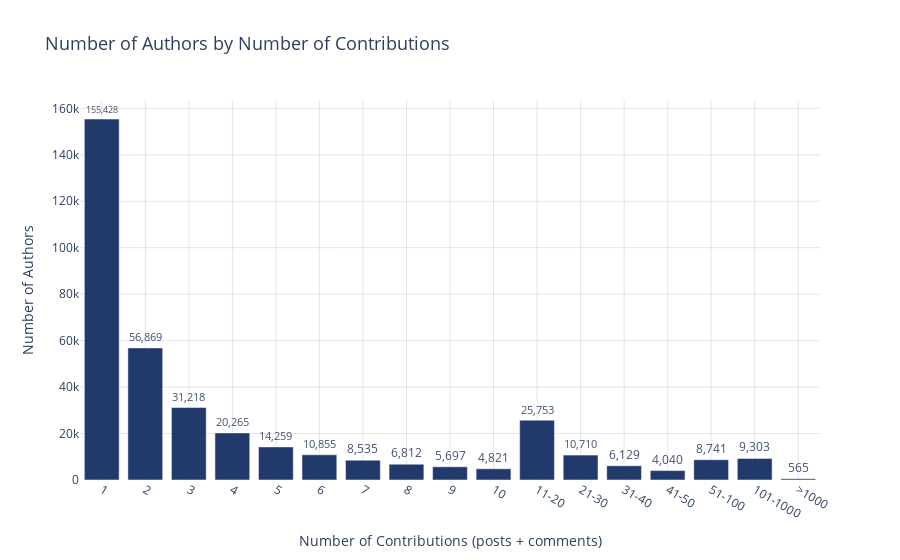

Notebook code for this chart:
### Markdown cell above
#### **Q7** How many unique authors are there, and how many contributions did each make? 
Examining author participation helps determine whether discourse was driven by a few prolific individuals or by a larger, more distributed group of users.

### Code cell
import pandas as pd
import plotly.express as px 


counts = df["author"].value_counts(dropna=False)
author_counts = counts.rename_axis("Author").reset_index(name="Contributions")

bins = author_counts["Contributions"].value_counts().sort_index().reset_index()
bins.columns = ["Contributions", "Authors"]
bins["Contributions"] = pd.to_numeric(bins["Contributions"], errors="coerce")
bins["Authors"] = pd.to_numeric(bins["Authors"], errors="coerce")

ranges = [(11,20), (21,30), (31,40), (41,50), (51,100), (101, 1000)]
group_rows = []
for r in ranges:
    low, high = r
    group_rows.append({
        "Contributions": f"{low}-{high}",
        "Authors": bins.loc[
            (bins["Contributions"] >= low) & (bins["Contributions"] <= high),
            "Authors"
        ].sum()
    })

over_1000 = bins.loc[bins["Contributions"] > 1000, "Authors"].sum()
group_rows.append({"Contributions": ">1000", "Authors": over_1000})

bins_trimmed = bins.loc[bins["Contributions"] <= 10].copy()
bins_final = pd.concat([bins_trimmed, pd.DataFrame(group_rows)], ignore_index=True)
bins_final["Authors"] = pd.to_numeric(bins_final["Authors"], errors="coerce")
bins_final["Contributions"] = bins_final["Contributions"].astype(str)
order = [str(i) for i in range(1, 11)] + [f"{low}-{high}" for (low, high) in ranges] + [">1000"]

fig = px.bar(
    bins_final,
    x="Contributions",
    y="Authors",
    category_orders={"Contributions": order},
    color_discrete_sequence=[colors[0]],
    text="Authors",
    title="Number of Authors by Number of Contributions"
)

fig.update_traces(
    texttemplate="%{text:,}",
    textposition="outside",
    marker_line_width=0.5,
    marker_line_color="white",
    opacity=0.9
)

fig.update_layout(
    xaxis_title="Number of Contributions (posts + comments)",
    yaxis_title="Number of Authors",
    plot_bgcolor="white",
    title_font_size=18,
    xaxis=dict(showgrid=True, gridcolor="rgba(0,0,0,0.1)", gridwidth=1, zeroline=False),
    yaxis=dict(showgrid=True, gridcolor="rgba(0,0,0,0.1)", gridwidth=1, zeroline=False)
)

fig.show()

### Figure 1 — Plotly figure (JSON) as saved in the notebook; plotly's stock layout.template omitted (floating-point values rounded to 4 significant figures)
{"data": [{"hovertemplate": "Contributions=%{x}<br>Authors=%{text}<extra></extra>", "legendgroup": "", "marker": {"color": "#0b255c", "line": {"color": "white", "width": 0.5}, "pattern": {"shape": ""}}, "name": "", "opacity": 0.9, "orientation": "v", "showlegend": false, "text": [155400.0, 56870.0, 31220.0, 20260.0, 14260.0, 10860.0, 8535.0, 6812.0, 5697.0, 4821.0, 25750.0, 10710.0, 6129.0, 4040.0, 8741.0, 9303.0, 565.0], "textposition": "outside", "texttemplate": "%{text:,}", "type": "bar", "x": ["1", "2", "3", "4", "5", "6", "7", "8", "9", "10", "11-20", "21-30", "31-40", "41-50", "51-100", "101-1000", ">1000"], "xaxis": "x", "y": [155428, 56869, 31218, 20265, 14259, 10855, 8535, 6812, 5697, 4821, 25753, 10710, 6129, 4040, 8741, 9303, 565], "yaxis": "y"}], "layout": {"barmode": "relative", "legend": {"tracegroupgap": 0}, "plot_bgcolor": "white", "title": {"font": {"size": 18}, "text": "Number of Authors by Number of Contributions"}, "xaxis": {"anchor": "y", "categoryarray": ["1", "2", "3", "4", "5", "6", "7", "8", "9", "10", "11-20", "21-30", "31-40", "41-50", "51-100", "101-1000", ">1000"], "categoryorder": "array", "domain": [0, 1], "gridcolor": "rgba(0,0,0,0.1)", "gridwidth": 1, "showgrid": true, "title": {"text": "Number of Contributions (posts + comments)"}, "zeroline": false}, "yaxis": {"anchor": "x", "domain": [0, 1], "gridcolor": "rgba(0,0,0,0.1)", "gridwidth": 1, "showgrid": true, "title": {"text": "Number of Authors"}, "zeroline": false}}}
